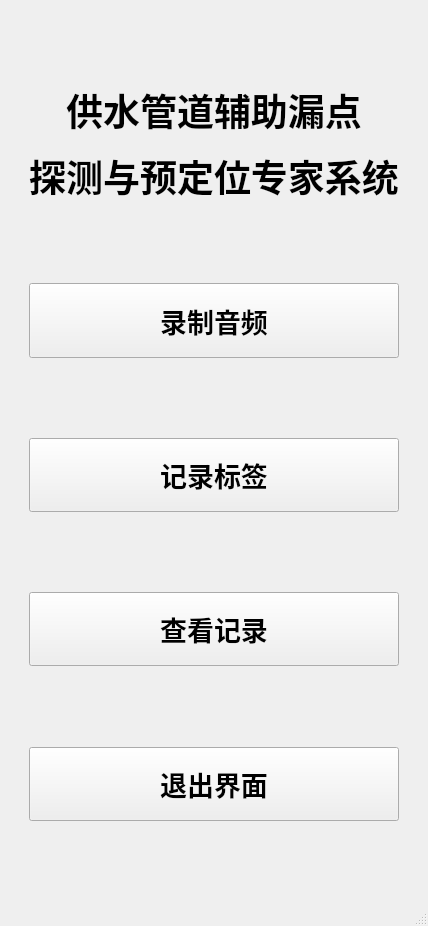
<?xml version="1.0" encoding="UTF-8"?>
<ui version="4.0">
 <class>MainWindow</class>
 <widget class="QMainWindow" name="MainWindow">
  <property name="geometry">
   <rect>
    <x>0</x>
    <y>0</y>
    <width>428</width>
    <height>926</height>
   </rect>
  </property>
  <property name="windowTitle">
   <string>MainWindow</string>
  </property>
  <widget class="QWidget" name="centralwidget">
   <layout class="QGridLayout" name="gridLayout">
    <item row="3" column="0">
     <spacer name="horizontalSpacer">
      <property name="orientation">
       <enum>Qt::Horizontal</enum>
      </property>
      <property name="sizeHint" stdset="0">
       <size>
        <width>40</width>
        <height>20</height>
       </size>
      </property>
     </spacer>
    </item>
    <item row="5" column="1">
     <widget class="QPushButton" name="MainTextButton">
      <property name="sizePolicy">
       <sizepolicy hsizetype="Minimum" vsizetype="MinimumExpanding">
        <horstretch>0</horstretch>
        <verstretch>0</verstretch>
       </sizepolicy>
      </property>
      <property name="font">
       <font>
        <family>微软雅黑</family>
        <pointsize>20</pointsize>
        <bold>true</bold>
       </font>
      </property>
      <property name="text">
       <string>记录标签</string>
      </property>
     </widget>
    </item>
    <item row="4" column="1">
     <spacer name="verticalSpacer_3">
      <property name="orientation">
       <enum>Qt::Vertical</enum>
      </property>
      <property name="sizeHint" stdset="0">
       <size>
        <width>20</width>
        <height>40</height>
       </size>
      </property>
     </spacer>
    </item>
    <item row="10" column="1">
     <spacer name="verticalSpacer">
      <property name="orientation">
       <enum>Qt::Vertical</enum>
      </property>
      <property name="sizeHint" stdset="0">
       <size>
        <width>20</width>
        <height>40</height>
       </size>
      </property>
     </spacer>
    </item>
    <item row="3" column="1">
     <widget class="QPushButton" name="MainRecoderButton">
      <property name="sizePolicy">
       <sizepolicy hsizetype="Minimum" vsizetype="MinimumExpanding">
        <horstretch>0</horstretch>
        <verstretch>0</verstretch>
       </sizepolicy>
      </property>
      <property name="font">
       <font>
        <family>微软雅黑</family>
        <pointsize>20</pointsize>
        <bold>true</bold>
       </font>
      </property>
      <property name="text">
       <string>录制音频</string>
      </property>
     </widget>
    </item>
    <item row="1" column="1">
     <widget class="QLabel" name="label">
      <property name="sizePolicy">
       <sizepolicy hsizetype="Minimum" vsizetype="Minimum">
        <horstretch>0</horstretch>
        <verstretch>0</verstretch>
       </sizepolicy>
      </property>
      <property name="font">
       <font>
        <family>微软雅黑</family>
        <pointsize>28</pointsize>
       </font>
      </property>
      <property name="text">
       <string>&lt;html&gt;&lt;head/&gt;&lt;body&gt;&lt;p align=&quot;center&quot;&gt;&lt;span style=&quot; font-size:28pt; font-weight:700;&quot;&gt;供水管道辅助漏点&lt;/span&gt;&lt;/p&gt;&lt;p align=&quot;center&quot;&gt;&lt;span style=&quot; font-size:28pt; font-weight:700;&quot;&gt;探测与预定位专家系统&lt;/span&gt;&lt;/p&gt;&lt;/body&gt;&lt;/html&gt;</string>
      </property>
     </widget>
    </item>
    <item row="6" column="1">
     <spacer name="verticalSpacer_2">
      <property name="orientation">
       <enum>Qt::Vertical</enum>
      </property>
      <property name="sizeHint" stdset="0">
       <size>
        <width>20</width>
        <height>40</height>
       </size>
      </property>
     </spacer>
    </item>
    <item row="3" column="2">
     <spacer name="horizontalSpacer_2">
      <property name="orientation">
       <enum>Qt::Horizontal</enum>
      </property>
      <property name="sizeHint" stdset="0">
       <size>
        <width>40</width>
        <height>20</height>
       </size>
      </property>
     </spacer>
    </item>
    <item row="8" column="1">
     <spacer name="verticalSpacer_6">
      <property name="orientation">
       <enum>Qt::Vertical</enum>
      </property>
      <property name="sizeHint" stdset="0">
       <size>
        <width>20</width>
        <height>40</height>
       </size>
      </property>
     </spacer>
    </item>
    <item row="2" column="1">
     <spacer name="verticalSpacer_4">
      <property name="orientation">
       <enum>Qt::Vertical</enum>
      </property>
      <property name="sizeHint" stdset="0">
       <size>
        <width>20</width>
        <height>40</height>
       </size>
      </property>
     </spacer>
    </item>
    <item row="7" column="1">
     <widget class="QPushButton" name="MainCheckButton">
      <property name="sizePolicy">
       <sizepolicy hsizetype="Minimum" vsizetype="MinimumExpanding">
        <horstretch>0</horstretch>
        <verstretch>0</verstretch>
       </sizepolicy>
      </property>
      <property name="font">
       <font>
        <family>微软雅黑</family>
        <pointsize>20</pointsize>
        <bold>true</bold>
       </font>
      </property>
      <property name="text">
       <string>查看记录</string>
      </property>
     </widget>
    </item>
    <item row="0" column="1">
     <spacer name="verticalSpacer_5">
      <property name="orientation">
       <enum>Qt::Vertical</enum>
      </property>
      <property name="sizeHint" stdset="0">
       <size>
        <width>20</width>
        <height>40</height>
       </size>
      </property>
     </spacer>
    </item>
    <item row="9" column="1">
     <widget class="QPushButton" name="pushButton">
      <property name="sizePolicy">
       <sizepolicy hsizetype="Minimum" vsizetype="MinimumExpanding">
        <horstretch>0</horstretch>
        <verstretch>0</verstretch>
       </sizepolicy>
      </property>
      <property name="font">
       <font>
        <family>微软雅黑</family>
        <pointsize>20</pointsize>
        <bold>true</bold>
       </font>
      </property>
      <property name="text">
       <string>退出界面</string>
      </property>
     </widget>
    </item>
   </layout>
  </widget>
  <widget class="QMenuBar" name="menubar">
   <property name="geometry">
    <rect>
     <x>0</x>
     <y>0</y>
     <width>428</width>
     <height>21</height>
    </rect>
   </property>
  </widget>
  <widget class="QStatusBar" name="statusbar"/>
 </widget>
 <resources/>
 <connections/>
</ui>
